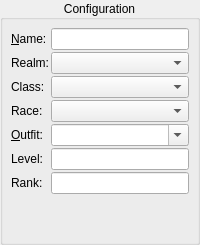
         <widget class="QGroupBox" name="ConfigurationGroup">
          <property name="sizePolicy">
           <sizepolicy hsizetype="Preferred" vsizetype="Expanding">
            <horstretch>0</horstretch>
            <verstretch>0</verstretch>
           </sizepolicy>
          </property>
          <property name="title">
           <string>Configuration</string>
          </property>
          <property name="alignment">
           <set>Qt::AlignCenter</set>
          </property>
          <property name="flat">
           <bool>false</bool>
          </property>
          <layout class="QGridLayout">
           <property name="leftMargin">
            <number>8</number>
           </property>
           <property name="topMargin">
            <number>8</number>
           </property>
           <property name="rightMargin">
            <number>8</number>
           </property>
           <property name="bottomMargin">
            <number>8</number>
           </property>
           <property name="spacing">
            <number>2</number>
           </property>
           <item row="2" column="1">
            <widget class="QComboBox" name="CharacterClass">
             <property name="focusPolicy">
              <enum>Qt::StrongFocus</enum>
             </property>
             <property name="maxVisibleItems">
              <number>20</number>
             </property>
             <property name="sizeAdjustPolicy">
              <enum>QComboBox::AdjustToContents</enum>
             </property>
             <property name="minimumContentsLength">
              <number>0</number>
             </property>
            </widget>
           </item>
           <item row="2" column="0">
            <widget class="QLabel" name="CharacterClassLabel">
             <property name="text">
              <string>Class:</string>
             </property>
             <property name="buddy">
              <cstring>CharacterClass</cstring>
             </property>
            </widget>
           </item>
           <item row="3" column="0">
            <widget class="QLabel" name="CharacterRaceLabel">
             <property name="text">
              <string>Race:</string>
             </property>
             <property name="buddy">
              <cstring>CharacterRace</cstring>
             </property>
            </widget>
           </item>
           <item row="4" column="0">
            <widget class="QLabel" name="OutfitNameLabel">
             <property name="text">
              <string>&amp;Outfit:</string>
             </property>
             <property name="buddy">
              <cstring>OutfitName</cstring>
             </property>
            </widget>
           </item>
           <item row="0" column="0">
            <widget class="QLabel" name="CharacterNameLabel">
             <property name="text">
              <string>&amp;Name:</string>
             </property>
             <property name="buddy">
              <cstring>CharacterName</cstring>
             </property>
            </widget>
           </item>
           <item row="0" column="1">
            <widget class="QLineEdit" name="CharacterName">
             <property name="inputMethodHints">
              <set>Qt::ImhNone</set>
             </property>
             <property name="inputMask">
              <string/>
             </property>
            </widget>
           </item>
           <item row="3" column="1">
            <widget class="QComboBox" name="CharacterRace">
             <property name="focusPolicy">
              <enum>Qt::StrongFocus</enum>
             </property>
             <property name="maxVisibleItems">
              <number>20</number>
             </property>
             <property name="sizeAdjustPolicy">
              <enum>QComboBox::AdjustToContents</enum>
             </property>
             <property name="minimumContentsLength">
              <number>0</number>
             </property>
            </widget>
           </item>
           <item row="1" column="0">
            <widget class="QLabel" name="CharacterRealmLabel">
             <property name="text">
              <string>Realm:</string>
             </property>
             <property name="buddy">
              <cstring>CharacterRealm</cstring>
             </property>
            </widget>
           </item>
           <item row="1" column="1">
            <widget class="QComboBox" name="CharacterRealm">
             <property name="focusPolicy">
              <enum>Qt::StrongFocus</enum>
             </property>
             <property name="maxVisibleItems">
              <number>20</number>
             </property>
             <property name="sizeAdjustPolicy">
              <enum>QComboBox::AdjustToContents</enum>
             </property>
             <property name="minimumContentsLength">
              <number>0</number>
             </property>
            </widget>
           </item>
           <item row="6" column="0">
            <widget class="QLabel" name="CharacterRealmRankLabel">
             <property name="text">
              <string>Rank:</string>
             </property>
             <property name="buddy">
              <cstring>CharacterRealmRank</cstring>
             </property>
            </widget>
           </item>
           <item row="6" column="1">
            <widget class="QLineEdit" name="CharacterRealmRank">
             <property name="placeholderText">
              <string/>
             </property>
            </widget>
           </item>
           <item row="7" column="0" colspan="2">
            <spacer>
             <property name="orientation">
              <enum>Qt::Vertical</enum>
             </property>
             <property name="sizeType">
              <enum>QSizePolicy::Expanding</enum>
             </property>
             <property name="sizeHint" stdset="0">
              <size>
               <width>20</width>
               <height>40</height>
              </size>
             </property>
            </spacer>
           </item>
           <item row="5" column="1">
            <widget class="QLineEdit" name="CharacterLevel">
             <property name="placeholderText">
              <string/>
             </property>
            </widget>
           </item>
           <item row="5" column="0">
            <widget class="QLabel" name="CharacterLevelLabel">
             <property name="text">
              <string>Level:</string>
             </property>
             <property name="margin">
              <number>0</number>
             </property>
             <property name="indent">
              <number>-1</number>
             </property>
             <property name="buddy">
              <cstring>CharacterLevel</cstring>
             </property>
            </widget>
           </item>
           <item row="4" column="1">
            <widget class="QComboBox" name="OutfitName">
             <property name="focusPolicy">
              <enum>Qt::StrongFocus</enum>
             </property>
             <property name="editable">
              <bool>true</bool>
             </property>
             <property name="maxVisibleItems">
              <number>20</number>
             </property>
             <property name="sizeAdjustPolicy">
              <enum>QComboBox::AdjustToContents</enum>
             </property>
             <property name="minimumContentsLength">
              <number>0</number>
             </property>
             <property name="duplicatesEnabled">
              <bool>true</bool>
             </property>
            </widget>
           </item>
          </layout>
         </widget>
